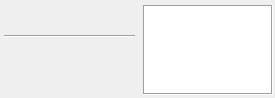
<?xml version="1.0" encoding="UTF-8"?>
<ui version="4.0">
 <class>zoneItemWidget</class>
 <widget class="QFrame" name="zoneItemWidget">
  <property name="geometry">
   <rect>
    <x>0</x>
    <y>0</y>
    <width>275</width>
    <height>98</height>
   </rect>
  </property>
  <property name="sizePolicy">
   <sizepolicy hsizetype="Fixed" vsizetype="Fixed">
    <horstretch>0</horstretch>
    <verstretch>0</verstretch>
   </sizepolicy>
  </property>
  <property name="minimumSize">
   <size>
    <width>275</width>
    <height>98</height>
   </size>
  </property>
  <property name="maximumSize">
   <size>
    <width>275</width>
    <height>98</height>
   </size>
  </property>
  <property name="frameShape">
   <enum>QFrame::NoFrame</enum>
  </property>
  <property name="frameShadow">
   <enum>QFrame::Plain</enum>
  </property>
  <widget class="QWidget" name="layoutWidget">
   <property name="geometry">
    <rect>
     <x>4</x>
     <y>5</y>
     <width>131</width>
     <height>91</height>
    </rect>
   </property>
   <layout class="QVBoxLayout" name="verticalLayout">
    <property name="spacing">
     <number>2</number>
    </property>
    <item>
     <widget class="QLabel" name="zone_numb_label">
      <property name="sizePolicy">
       <sizepolicy hsizetype="Expanding" vsizetype="Expanding">
        <horstretch>0</horstretch>
        <verstretch>0</verstretch>
       </sizepolicy>
      </property>
      <property name="minimumSize">
       <size>
        <width>0</width>
        <height>0</height>
       </size>
      </property>
      <property name="maximumSize">
       <size>
        <width>280</width>
        <height>280</height>
       </size>
      </property>
      <property name="baseSize">
       <size>
        <width>0</width>
        <height>0</height>
       </size>
      </property>
      <property name="font">
       <font>
        <pointsize>9</pointsize>
        <weight>75</weight>
        <bold>true</bold>
       </font>
      </property>
      <property name="frameShadow">
       <enum>QFrame::Plain</enum>
      </property>
      <property name="text">
       <string/>
      </property>
      <property name="alignment">
       <set>Qt::AlignBottom|Qt::AlignHCenter</set>
      </property>
     </widget>
    </item>
    <item>
     <widget class="Line" name="line">
      <property name="sizePolicy">
       <sizepolicy hsizetype="Expanding" vsizetype="Fixed">
        <horstretch>0</horstretch>
        <verstretch>0</verstretch>
       </sizepolicy>
      </property>
      <property name="minimumSize">
       <size>
        <width>0</width>
        <height>2</height>
       </size>
      </property>
      <property name="maximumSize">
       <size>
        <width>280</width>
        <height>2</height>
       </size>
      </property>
      <property name="orientation">
       <enum>Qt::Horizontal</enum>
      </property>
     </widget>
    </item>
    <item>
     <widget class="QLabel" name="zone_descr_label">
      <property name="sizePolicy">
       <sizepolicy hsizetype="Expanding" vsizetype="Expanding">
        <horstretch>0</horstretch>
        <verstretch>0</verstretch>
       </sizepolicy>
      </property>
      <property name="minimumSize">
       <size>
        <width>0</width>
        <height>0</height>
       </size>
      </property>
      <property name="maximumSize">
       <size>
        <width>280</width>
        <height>280</height>
       </size>
      </property>
      <property name="baseSize">
       <size>
        <width>0</width>
        <height>0</height>
       </size>
      </property>
      <property name="font">
       <font>
        <weight>50</weight>
        <bold>false</bold>
       </font>
      </property>
      <property name="inputMethodHints">
       <set>Qt::ImhNone</set>
      </property>
      <property name="text">
       <string/>
      </property>
      <property name="alignment">
       <set>Qt::AlignLeading|Qt::AlignLeft|Qt::AlignTop</set>
      </property>
      <property name="wordWrap">
       <bool>true</bool>
      </property>
      <property name="indent">
       <number>3</number>
      </property>
     </widget>
    </item>
    <item>
     <widget class="QLabel" name="zone_camera_label">
      <property name="sizePolicy">
       <sizepolicy hsizetype="Expanding" vsizetype="Expanding">
        <horstretch>0</horstretch>
        <verstretch>0</verstretch>
       </sizepolicy>
      </property>
      <property name="minimumSize">
       <size>
        <width>0</width>
        <height>0</height>
       </size>
      </property>
      <property name="maximumSize">
       <size>
        <width>280</width>
        <height>280</height>
       </size>
      </property>
      <property name="baseSize">
       <size>
        <width>0</width>
        <height>0</height>
       </size>
      </property>
      <property name="font">
       <font>
        <weight>50</weight>
        <bold>false</bold>
       </font>
      </property>
      <property name="text">
       <string/>
      </property>
      <property name="alignment">
       <set>Qt::AlignLeading|Qt::AlignLeft|Qt::AlignTop</set>
      </property>
      <property name="indent">
       <number>3</number>
      </property>
     </widget>
    </item>
   </layout>
  </widget>
  <widget class="QGraphicsView" name="graphicsView">
   <property name="geometry">
    <rect>
     <x>143</x>
     <y>5</y>
     <width>130</width>
     <height>90</height>
    </rect>
   </property>
   <property name="sizePolicy">
    <sizepolicy hsizetype="Expanding" vsizetype="Expanding">
     <horstretch>0</horstretch>
     <verstretch>0</verstretch>
    </sizepolicy>
   </property>
   <property name="minimumSize">
    <size>
     <width>130</width>
     <height>90</height>
    </size>
   </property>
   <property name="maximumSize">
    <size>
     <width>130</width>
     <height>90</height>
    </size>
   </property>
   <property name="font">
    <font>
     <kerning>false</kerning>
    </font>
   </property>
   <property name="frameShape">
    <enum>QFrame::Box</enum>
   </property>
   <property name="frameShadow">
    <enum>QFrame::Sunken</enum>
   </property>
  </widget>
 </widget>
 <resources/>
 <connections/>
</ui>
